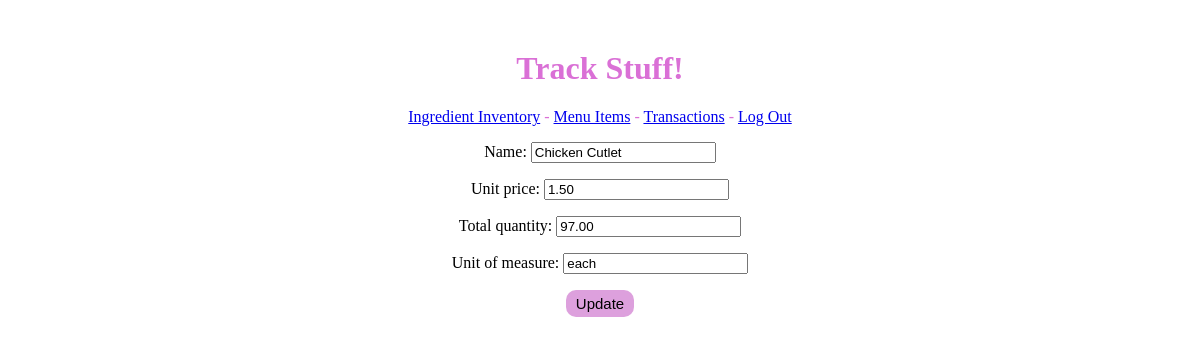
Page /ingredients/1/updateingredient (signed in) on the earlier database version.
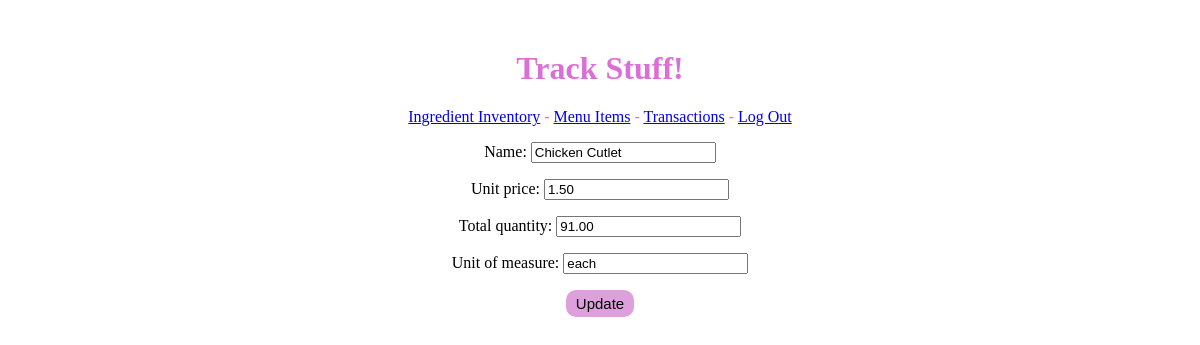
Same page on the later database version.
### inventory/models.py (models this page shows, shortened)
class Ingredient(models.Model):
    name = models.CharField(max_length=50)
    unit_price = models.DecimalField(max_digits=10, decimal_places=2)
    total_quantity = models.DecimalField(max_digits=10, decimal_places=2)
    unit_of_measure = models.CharField(max_length=10, blank=True)
    value = models.DecimalField(max_digits=10, decimal_places=2, blank=True, null=True)

### inventory/views.py (the view)
# urls.py: path("ingredients/<pk>/updateingredient", views.IngredientUpdate.as_view(), name='ingredient_update'),
class IngredientUpdate(LoginRequiredMixin, UpdateView):
    model = Ingredient
    form_class = IngredientForm
    template_name = 'inventory/ingredient_update_form.html'
    success_url = '/ingredients'

### inventory/forms.py
class IngredientForm(forms.ModelForm):
    class Meta:
        model = Ingredient
        fields = ["name", "unit_price", "total_quantity", "unit_of_measure"]

### inventory/templates/inventory/ingredient_update_form.html (shortened to what this page needs)
{% extends 'inventory/base.html' %}
{% load static %}
{% block head %}
    <link rel="stylesheet" href="{% static 'inventory/style.css' %}">
{% endblock %}
{% block content %}
    <form method="POST">
        {{form.as_p}}
        <input class="Submit" type="submit" value="Update"/>
    </form>
{% endblock %}

Differences in the rows shown:
changed Ingredient "Chicken Cutlet": total_quantity "97.00" → "91.00"
